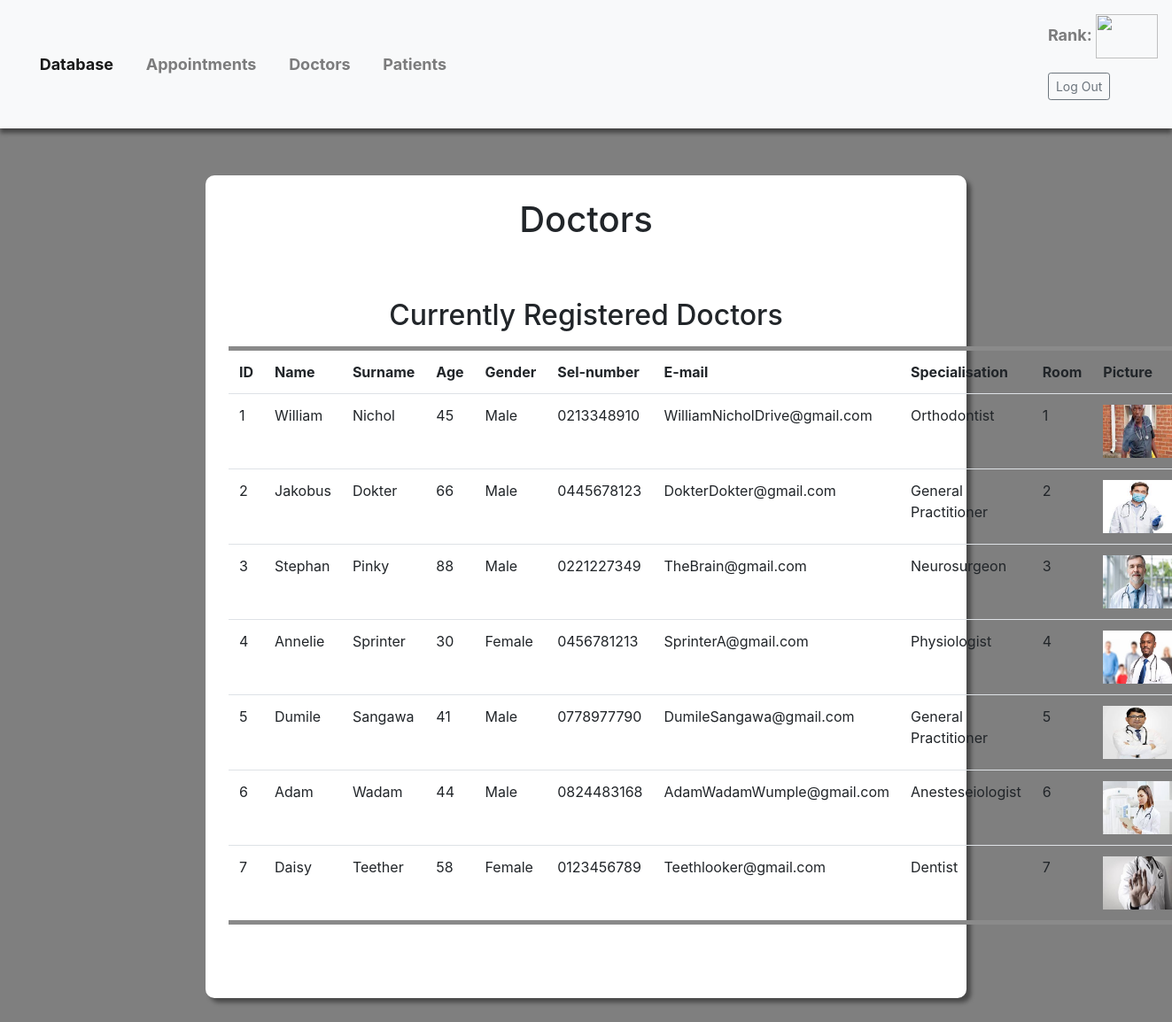
/doctor.php, run on the app's committed database.
### tables this page shows
CREATE TABLE `doctors` (
  `ID` int(11) NOT NULL,
  `Name` varchar(100) NOT NULL,
  `Surname` varchar(100) NOT NULL,
  `Age` int(11) NOT NULL,
  `Gender` varchar(6) NOT NULL,
  `PhoneNumber` varchar(10) NOT NULL,
  `Email` varchar(100) NOT NULL,
  `Specialisation` varchar(200) NOT NULL,
  `Room` int(11) NOT NULL,
  `Picture` varchar(300) NOT NULL
);

### doc_read.php (the view, shortened to what this page needs)
<?php
    include 'db.php';
    $sql = "SELECT * FROM doctors";
    $result = $conn->query($sql);
    while($row = $result->fetch_assoc()) {
        echo "<tr>";
        echo "<td>" . $row['ID'] . "</td>";
        echo "<td>" . $row['Name'] . "</td>";
        echo "<td>" . $row['Surname'] . "</td>";
        echo "<td>" . $row['Age'] . "</td>";
        echo "<td>" . $row['Gender'] . "</td>";
        echo "<td>" . $row['PhoneNumber'] . "</td>";
        echo "<td>" . $row['Email'] . "</td>";
        echo "<td>" . $row['Specialisation'] . "</td>";
        echo "<td>" . $row['Room'] . "</td>";
        echo "<td> <img src='pictures/" . $row['Picture'] . "' height='60' width='80'> </td>";
        echo "</tr>";
    }
?>

### doctor.php (shortened to what this page needs)
<!DOCTYPE html>
<html lang="en">
<head>
    <link rel="stylesheet" href="https://maxcdn.bootstrapcdn.com/bootstrap/4.5.2/css/bootstrap.min.css">
    <link rel="stylesheet" href="main.css">
</head>
<body class="doctor">
    <nav class="navbar navbar-expand-sm bg-light navbar-light">
        <ul class="navbar-nav mr-auto">
            <li class="nav-item active">
            <a class="nav-link" href="landing.php">Database</a>
            </li>
            <li class="nav-item">
            <a class="nav-link" href="landing.php">Appointments</a>
            </li>
            <li class="nav-item">
            <a class="nav-link" href="doctor.php">Doctors</a>
            </li>
            <li class="nav-item">
            <a class="nav-link" href="patient.php">Patients</a>
            </li>
        </ul>
        <span id="useremail" class="navbar-text"> <?php
        $email = $_SESSION["usermail"];
        $rank = $_SESSION['userrank'];
        $pic = $_SESSION["userpic"];
        echo "$email" . " Rank: " . "$rank" . "<img src='pictures/" . $pic . "' width='70' height='50'>";
        ?>
        <form class="form-inline" action="logout.php" method="POST">
            <button class="btn btn-sm btn-outline-secondary" type="submit">Log Out</button>
        </form> </p>
    </nav>
    <div class="container-fluid drcontainer">
        <center>
        <h1> Doctors </h1>
        </center>
        <center>
        <h2 class="headingsuper">Currently Registered Doctors</h2>
        </center>
        <table class="table mx-auto">
            <tbody>
                <th>ID</th>
                <th>Name</th>
                <th>Surname</th>
                <th>Age</th>
                <th>Gender</th>
                <th>Sel-number</th>
                <th>E-mail</th>
                <th>Specialisation</th>
                <th>Room</th>
                <th>Picture</th>
                <?php include 'doc_read.php'; ?>
            </tbody>
        </table>
    </div>
</body>
</html>

### main.css (style rules this page uses)
.doctor { height: 300vh; background-image: linear-gradient(rgba(0, 0, 0, 0.5), rgba(0, 0, 0, 0.5)), url("https://mcdn.wallpapersafari.com/medium/98/44/pW4bT5.jpg"); background-position: center; background-repeat: no-repeat; background-size: cover; position: relative; }
.navbar { font-size: large; font-weight: bold; box-shadow: 0px 5px 5px rgba(0, 0, 0, 0.473); }
.nav-item { margin-left: 5%; }
.headingsuper { margin-top: 8%; margin-bottom: 2%; }
.table { border-top: solid rgb(138, 138, 138) 5px; border-bottom: solid rgb(138, 138, 138) 5px; width: auto; }
.container-fluid { margin-top: 4%; padding: 2%; padding-bottom: 5%; background-color: white; border-radius: 10px; box-shadow: 5px 5px 5px rgba(0, 0, 0, 0.432); width: 65%; }

### data on the page
doctors: ID "1", Name "William", Surname "Nichol", Age "45", Gender "Male", PhoneNumber "0213348910", Email "WilliamNicholDrive@gmail.com", Specialisation "Orthodontist", Room "1", Picture (picture)
doctors: ID "2", Name "Jakobus", Surname "Dokter", Age "66", Gender "Male", PhoneNumber "0445678123", Email "DokterDokter@gmail.com", Specialisation "General Practitioner", Room "2", Picture (picture)
doctors: ID "3", Name "Stephan", Surname "Pinky", Age "88", Gender "Male", PhoneNumber "0221227349", Email "TheBrain@gmail.com", Specialisation "Neurosurgeon", Room "3", Picture (picture)
doctors: ID "4", Name "Annelie", Surname "Sprinter", Age "30", Gender "Female", PhoneNumber "0456781213", Email "SprinterA@gmail.com", Specialisation "Physiologist", Room "4", Picture (picture)
doctors: ID "5", Name "Dumile", Surname "Sangawa", Age "41", Gender "Male", PhoneNumber "0778977790", Email "DumileSangawa@gmail.com", Specialisation "General Practitioner", Room "5", Picture (picture)
doctors: ID "6", Name "Adam", Surname "Wadam", Age "44", Gender "Male", PhoneNumber "0824483168", Email "AdamWadamWumple@gmail.com", Specialisation "Anesteseiologist", Room "6", Picture (picture)
doctors: ID "7", Name "Daisy", Surname "Teether", Age "58", Gender "Female", PhoneNumber "0123456789", Email "Teethlooker@gmail.com", Specialisation "Dentist", Room "7", Picture (picture)
